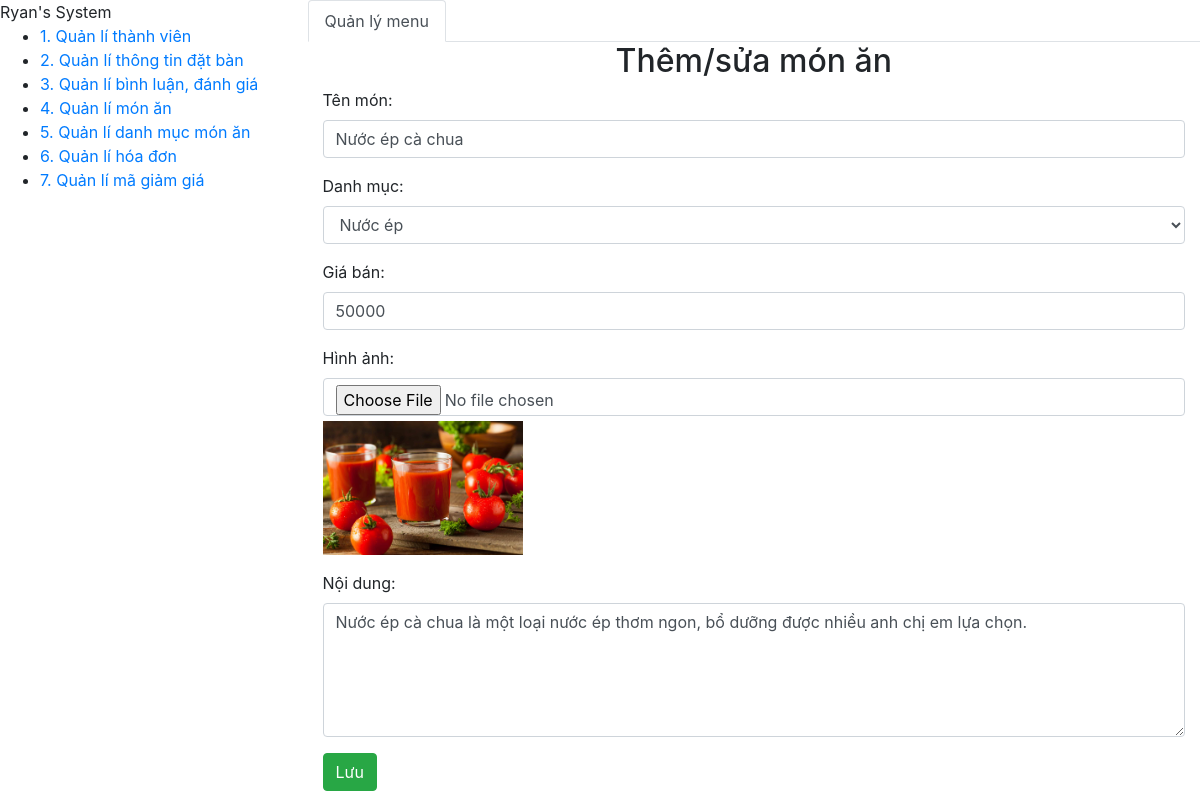
/code/food-ordering/admin/monan/add.php?MaMonAn=10 (signed in), run on the app's committed database.
### tables this page shows
CREATE TABLE `monan` (
  `MaMonAn` int(11) NOT NULL,
  `TenMonAn` varchar(300) DEFAULT NULL,
  `giaTien` int(11) DEFAULT NULL,
  `HinhAnh` varchar(600) DEFAULT NULL,
  `MoTa` text DEFAULT NULL,
  `Iddanhmuc` int(11) DEFAULT NULL
);

### code/food-ordering/db/dbhelper.php (called while the page is built, shortened)
<?php
function executeSingleResult($sql){
    $con = mysqli_connect(HOST, USERNAME, PASSWORD, DATABASE);
    mysqli_set_charset($con, 'utf8');
    $result =mysqli_query($con, $sql);
    $row=mysqli_fetch_array($result,1);
    return $row;
}
function executeResult($sql){
    $con = mysqli_connect(HOST, USERNAME, PASSWORD, DATABASE);
    mysqli_set_charset($con, 'utf8');
    $result =mysqli_query($con, $sql);
    $data =[];
    while($row=mysqli_fetch_array($result,1)){
        $data[]=$row;
    }
    return $data;
}

### code/food-ordering/funlib/funs.php (called while the page is built, shortened)
<?php
function fixUrl($thumbnail, $rootPath = "../"){
    if(stripos($thumbnail, 'http://')!== false ||
        stripos($thumbnail,'https://')!== false){
        }
    else{
        $thumbnail=$rootPath.$thumbnail;
    }
    return $thumbnail;
}

### code/food-ordering/admin/monan/add.php (the view, shortened to what this page needs)
<?php
require_once('../../db/dbhelper.php');
require_once('../../funlib/funs.php');
$MaMonAn = $TenMonAn = $HinhAnh = $MoTa = $giaTien = $Iddanhmuc = '';
$MaMonAn = $TenMonAn = '';
if (isset($_GET['MaMonAn'])) {
    $MaMonAn = $_GET['MaMonAn'];
    $sql = 'select * from monan where MaMonAn = ' . $MaMonAn;
    $monan = executeSingleResult($sql);
    if ($monan != null) {
        $TenMonAn = $monan['TenMonAn'];
        $giaTien = $monan['giaTien'];
        $HinhAnh = $monan['HinhAnh'];
        $MoTa = $monan['MoTa'];
        $Iddanhmuc = $monan['Iddanhmuc'];
    }
}
?>
<!DOCTYPE html>
<html>
<head>
    <link rel="stylesheet" href="https://maxcdn.bootstrapcdn.com/bootstrap/4.4.1/css/bootstrap.min.css">
    <link href="https://cdn.jsdelivr.net/npm/summernote@0.8.18/dist/summernote.min.css" rel="stylesheet">
    <link href="http://ryanrestaurant.com/admin/css/style.css" rel="stylesheet">
</head>
<body>
    <div class="fluid-container">
        <div class="row main">
            <div class="col-3">
                <div class="sidebar" style="position: fixed;">
                    <div class="sidebar-header">Ryan's System</div>
                    <div class="sidebar-wrapper">
                        <ul class="sidebar-list">
                            <li class="sidebar-item">
                                <a href="http://ryanrestaurant.com/admin/quanlythanhvien/" class="sidebar-link">1. Quản lí thành viên</a>
                            </li>
                            <li class="sidebar-item">
                                <a href="#" class="sidebar-link">2. Quản lí thông tin đặt bàn</a>
                            </li>
                            <li class="sidebar-item">
                                <a href="#" class="sidebar-link">3. Quản lí bình luận, đánh giá</a>
                            </li>
                            <li class="sidebar-item">
                                <a href="http://ryanrestaurant.com/food-ordering/admin/monan/" class="sidebar-link active">4. Quản lí món ăn</a>
                            </li>
                            <li class="sidebar-item">
                                <a href="http://ryanrestaurant.com/food-ordering/admin/danhmuc/" class="sidebar-link">5. Quản lí danh mục món ăn</a>
                            </li>
                            <li class="sidebar-item">
                                <a href="#" class="sidebar-link">6. Quản lí hóa đơn</a>
                            </li>
                            <li class="sidebar-item">
                                <a href="#" class="sidebar-link">7. Quản lí mã giảm giá</a>
                            </li>
                        </ul>
                    </div>
                </div>
            </div>
            <div class="col-9">
                <div class="data">
                    <ul class="nav nav-tabs">
                        <li class="nav-item">
                            <a class="nav-link active" href="index.php">Quản lý menu</a>
                        </li>
                    </ul>
                    <div class="container">
                        <div class="panel panel-primary">
                            <div class="panel-heading">
                                <h2 class="text-center">Thêm/sửa món ăn</h2>
                            </div>
                            <div class="panel-body">
                                <form method="post" enctype="multipart/form-data">
                                    <div class="form-group">
                                        <label for="TenMonAn">Tên món:</label>
                                        <input required="true" type="text" class="form-control" id="TenMonAn" name="TenMonAn" value="<?= $TenMonAn ?>">
                                    </div>
                                    <div class="form-group">
                                        <label for="Iddanhmuc">Danh mục:</label>
                                        <select class="form-control" name="Iddanhmuc" id="Iddanhmuc">
                                            <?php
                                            $sql = 'select * from danhmuc';
                                            $danhmucList = executeResult($sql);
                                            foreach ($danhmucList as $item) {
                                                if ($item['MaDanhMuc'] == $Iddanhmuc) {
                                                    echo '<option selected value="' . $item['MaDanhMuc'] . '">' . $item['TenDanhMuc'] . '</option>';
                                                } else {
                                                    echo '<option value="' . $item['MaDanhMuc'] . '">' . $item['TenDanhMuc'] . '</option>';
                                                }
                                            }
                                            ?>
                                        </select>
                                    </div>
                                    <div class="form-group">
                                        <label for="giaTien">Giá bán:</label>
                                        <input required="true" type="number" class="form-control" id="giaTien" name="giaTien" value="<?= $giaTien ?>">
                                    </div>
                                    <div class="form-group">
                                        <label for="HinhAnh">Hình ảnh:</label>
                                        <input required="true" type="file" accept=".png, .jpg,
                .jpeg, .gif, .bmp, .tif, .jfif, .tiff|image/*" class="form-control" id="HinhAnh" name="HinhAnh">
                                        <img src="<?= fixUrl($HinhAnh, '../../') ?>" alt="Ảnh minh họa" style="max-width:200px; margin-top:5px" id="img_thumbnail">
                                    </div>
                                    <div class="form-group">
                                        <label for="MoTa">Nội dung:</label>
                                        <textarea class="form-control" name="MoTa" id="MoTa" rows="5"><?= $MoTa ?></textarea>
                                    </div>
                                    <button class="btn btn-success">Lưu</button>
                                </form>
                            </div>
                        </div>
                    </div>
                </div>
            </div>
        </div>
    </div>
</body>
</html>

### data on the page
monan: TenMonAn "Nước ép cà chua", giaTien "50000", HinhAnh (picture), MoTa "Nước ép cà chua là một loại nước ép thơm ngon, bổ dưỡng được nhiều anh chị em lựa chọn."

### other printed values
form field Iddanhmuc "Nước ép"
